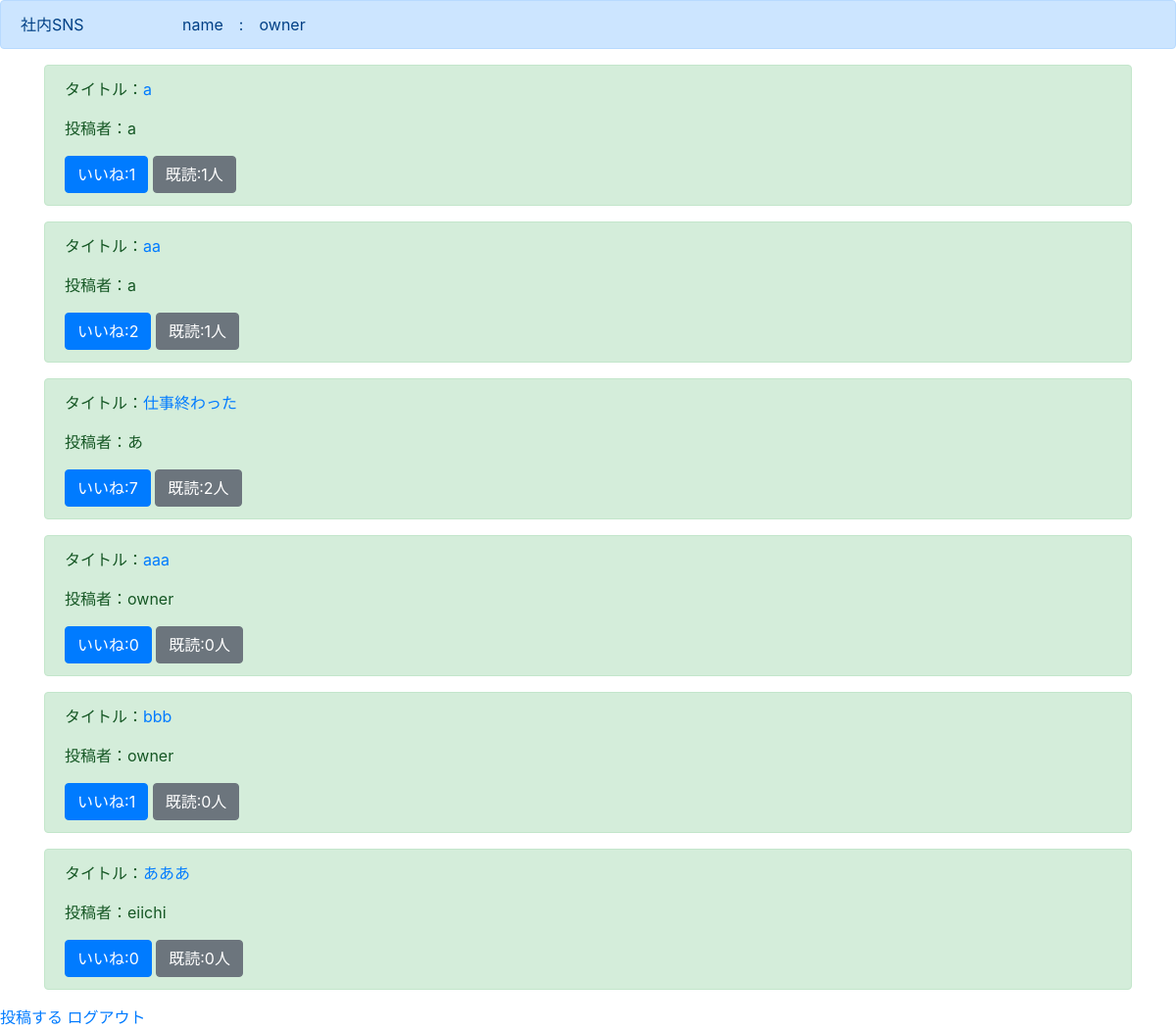
Before: /list/ (signed in) with the older database file.
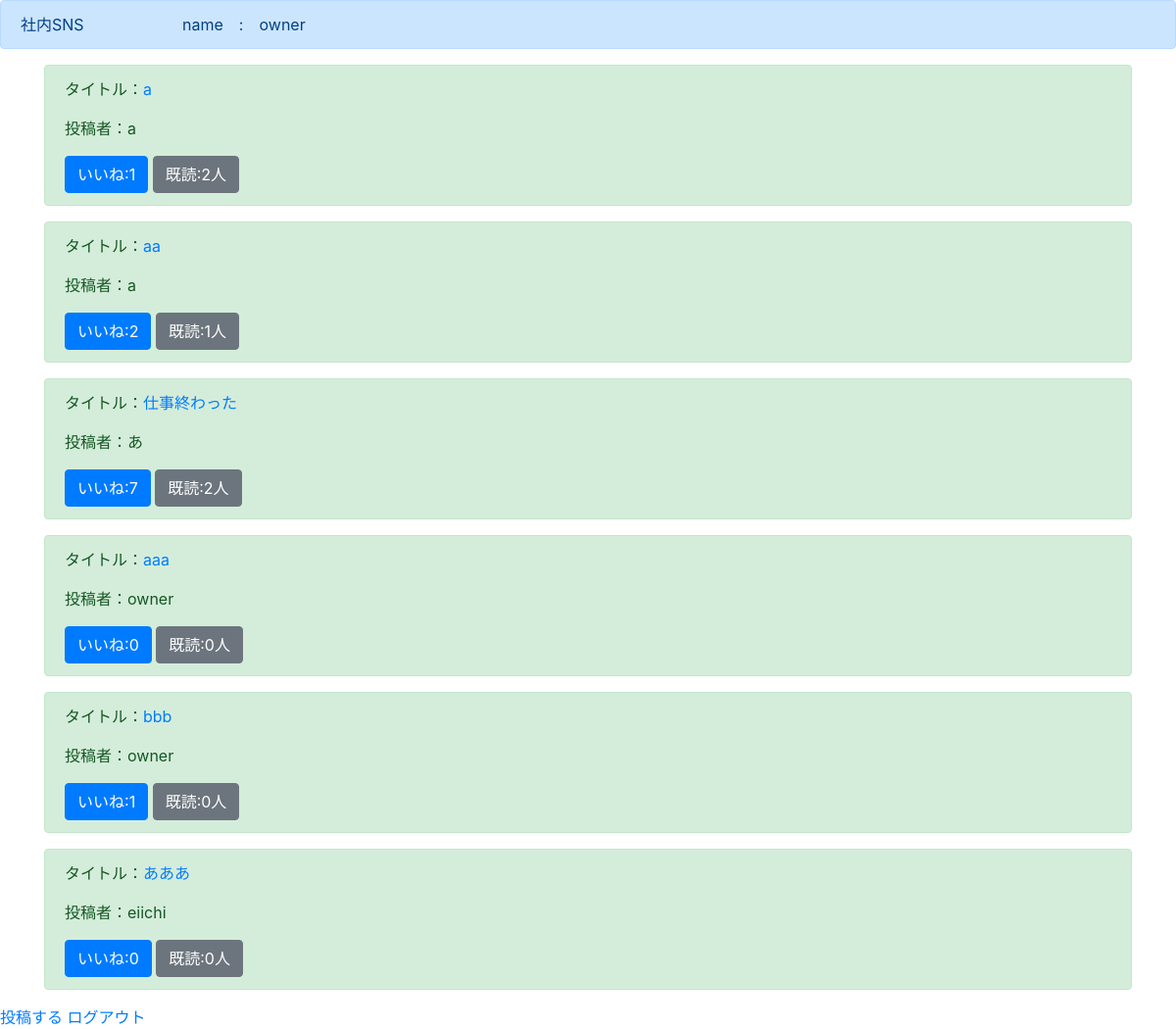
After: the same page with the newer database file.
### boardapp/models.py (models this page shows)
class BoardModel(models.Model):
  title = models.CharField(max_length=100)
  content = models.TextField()
  author = models.CharField(max_length=50)
  image = models.ImageField(upload_to='')
  good = models.IntegerField(null=True, blank=True, default=0)
  read = models.IntegerField(null=True, blank=True, default=0)
  readtext = models.CharField(max_length=100,null=True, blank=True, default='a')

### boardapp/views.py (the view)
# urls.py: path('list/', listfunc, name='list'),
@login_required
def listfunc(request):
  object_list = BoardModel.objects.all()
  return render(request, 'list.html', {'object_list':object_list})

### templates/list.html (shortened to what this page needs)
{% extends 'base.html' %}
{% block header %}
  <div class="alert alert-primary" role="alert">
    社内SNS    　　　　　　name　:　{{user.username}}
  </div>
{% endblock header %}
{% block content %}
  {% for item in object_list %}
  <div class="container">
    <div class="alert alert-success" role="alert">
      <p>タイトル：<a href="{%  url 'detail' item.pk %}">{{item.title}}</a></p>
      <p>投稿者：{{item.author}}</p>
      <a href="#" class="btn btn-primary" role="button" aria-pressed="true">いいね:{{item.good}}</a>
      <a href="#" class="btn btn-secondary" role="button" aria-pressed="true">既読:{{item.read}}人</a>
    </div>
  </div>
  {% endfor %}
  <a href="{% url 'create' %}">投稿する</a>
  <a href="{% url 'logout' %}">ログアウト</a>
{% endblock content %}

Changed rows visible on the page:
changed BoardModel (number 1 of 6 on the later page): read "1" → "2"
